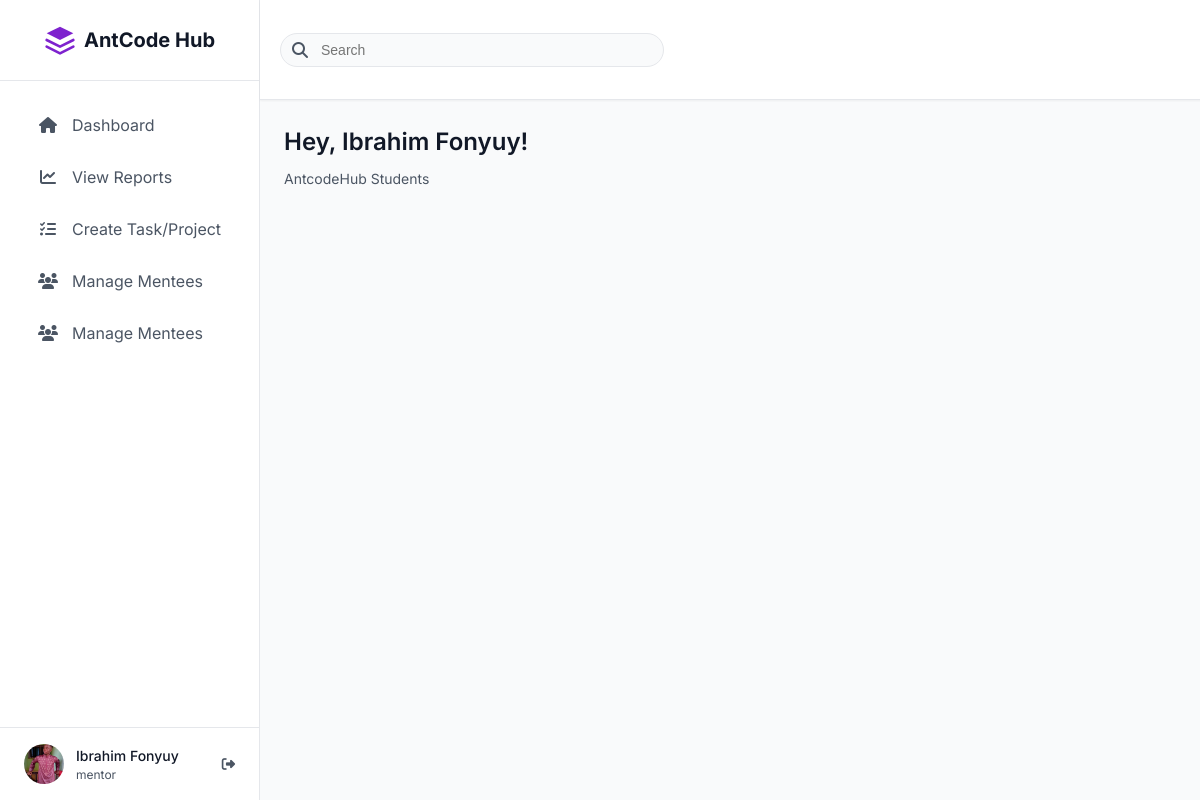
Page /AntCode/classmates/ (signed in) on the committed database.
### base/models.py (models this page shows, shortened)
class User(AbstractUser):
    class UserType(models.TextChoices):
        STUDENT = "student", _("Student")
        MENTOR = "mentor", _("Mentor")
    user_type = models.CharField(
        max_length=10,
        choices=UserType.choices,
        default=UserType.STUDENT,
        verbose_name=_("User Type"),
    )
    phone = models.CharField(
        max_length=20, blank=True, default="670000000", verbose_name=_("Phone Number")
    )
    bio = models.TextField(max_length=1000, blank=True, verbose_name=_("Biography"))
    skills = models.CharField(max_length=500, blank=True, verbose_name=_("Skills"))
    profile_picture = models.ImageField(
        upload_to="user/profile_pictures/",
        blank=True,
        null=True,
        verbose_name=_("Profile Picture"),
    )
    class Meta:
        verbose_name = _("User")
        verbose_name_plural = _("Users")
        indexes = [
            models.Index(fields=["user_type"]),
            models.Index(fields=["last_name", "first_name"]),
        ]

### base/views.py (the view)
# urls.py: path("classmates/", all_users, name="classmates"),
@login_required
def all_users(request):
    classmates = StudentProfile.objects.exclude(user=request.user).select_related('user', 'option')
    return render(request, "classmates.html", {"classmates": classmates})

### templates/classmates.html (shortened to what this page needs)
<!DOCTYPE html>
<html lang="en">
<head>
    <link rel="stylesheet" href="https://cdnjs.cloudflare.com/ajax/libs/font-awesome/6.4.0/css/all.min.css">
</head>
<body class="light-mode">
    <div class="app-container">
        <div class="sidebar" id="sidebar">
            {% include 'navbar.html' %}
        </div>
        <div class="main-content">
            {% include 'header.html' %}
            <div class="content">
                <h1 class="page-title">Hey, {{request.user.first_name}} {{request.user.last_name}}!</h1>
                <p class="page-subtitle">AntcodeHub Students</p>
            </div>
        </div>
    </div>
</body>
</html>

### templates/navbar.html (shortened to what this page needs)
{% if request.user.user_type == 'student' %}
    <div class="sidebar-header" >
        <div class="logo">
            <svg class="logo-icon" viewBox="0 0 24 24" fill="none" xmlns="http://www.w3.org/2000/svg">
                <path d="M12 2L2 7L12 12L22 7L12 2Z" fill="#7e22ce" />
                <path d="M2 17L12 22L22 17" stroke="#7e22ce" stroke-width="2" stroke-linecap="round"
                    stroke-linejoin="round" />
                <path d="M2 12L12 17L22 12" stroke="#7e22ce" stroke-width="2" stroke-linecap="round"
                    stroke-linejoin="round" />
            </svg>
            <span class="logo-text">AntCode Hub</span>
        </div>
    </div>
    <div class="sidebar-content">
        <nav>
            <a href="{% url 'home' %}" {% if request.path == '/AntCode/home/' %} class="sidebar-link active" {%else%}
                class="sidebar-link" {% endif %}>
                <i class="fas fa-home sidebar-icon"></i>
                <span>Dashboard</span>
            </a>
            <a href="{% url 'courses' %}" {% if request.path == '/AntCode/courses/' %} class="sidebar-link active" {%else%}
                class="sidebar-link" {% endif %}>
                <i class="fas fa-home sidebar-icon"></i>
                <span>Courses</span>
            </a>
            <a href="" {% if request.path == '/AntCode/projects/' %} class="sidebar-link active" {%else%}
                class="sidebar-link" {% endif %}>
                <i class="fas fa-code sidebar-icon"></i>
                <span>Projects</span>
            </a>
            <a href="{% url 'reports' %}" {% if request.path == '/AntCode/daily-reports/' %} class="sidebar-link active"
                {%else%} class="sidebar-link" {% endif %}>
                <i class="fas fa-file-alt sidebar-icon"></i>
                <span>Daily Reports</span>
            </a>
            <a href="{% url 'classmates' %}" {% if request.path == '/AntCode/classmates/' %} class="sidebar-link active"
                {%else%} class="sidebar-link" {% endif %}>
                <i class="fas fa-users sidebar-icon"></i>
                <span>Classmates</span>
            </a>
            <a href="{% url 'profile' %}" {% if request.path == '/AntCode/profile/' %} class="sidebar-link active"
                {%else%} class="sidebar-link" {% endif %}>
                <i class="fas fa-user sidebar-icon"></i>
                <span>Profile</span>
            </a>
        </nav>
    </div>
    <div class="sidebar-footer">
        <div class="user-info">
            {% if request.user.profile_picture %}
            <div class="avatar"
                style="background-image: url('{{request.user.profile_picture.url}}'); background-position:center; background-size: cover;">
            </div>
            {% else %}
            <div class="avatar">{{request.user.name_abb}}</div>
            {% endif %}
            <div class="user-details">
                <div class="user-name">{{request.user.first_name}} {{request.user.last_name}}</div>
                <div class="user-role">{{request.user.user_type}}</div>
            </div>
            <button class="logout-button" onclick="window.location.href='{% url 'logout' %}'">
                <i class="fas fa-sign-out-alt"></i>
            </button>
        </div>
    </div>
{% else %}
    <div class="sidebar-header">
        <div class="logo">
            <span class="logo-text">AntCode Hub</span>
        </div>
    </div>
    <div class="sidebar-content">
        <a href="{% url 'mentor_dashboard' %}"
            class="sidebar-link {% if request.resolver_match.url_name == 'mentor_dashboard' %}active{% endif %}">
            <span class="sidebar-icon"><i class="fas fa-home"></i></span>
            Dashboard
        </a>
        <a href="{% url 'home' %}"
            class="sidebar-link {% if request.resolver_match.url_name == 'home' %}active{% endif %}">
            <span class="sidebar-icon"><i class="fas fa-chart-line"></i></span>
            View Reports
        </a>
        <a href="{% url 'create_task' %}"
            class="sidebar-link {% if request.resolver_match.url_name == 'create_task' %}active{% endif %}">
            <span class="sidebar-icon"><i class="fas fa-tasks"></i></span>
            Create Task/Project
        </a>
        <a href="{% url 'home' %}"
            class="sidebar-link {% if request.resolver_match.url_name == 'home' %}active{% endif %}">
            <span class="sidebar-icon"><i class="fas fa-users"></i></span>
            Manage Mentees
        </a>
        <a href="{% url 'create_project' %}"
            class="sidebar-link {% if request.resolver_match.url_name == 'create_project' %}active{% endif %}">
            <span class="sidebar-icon"><i class="fas fa-users"></i></span>
            Manage Mentees
        </a>
    </div>
    <div class="sidebar-footer">
        <div class="user-info">
            {% if request.user.profile_picture %}
            <div class="avatar"
                style="background-image: url('{{request.user.profile_picture.url}}'); background-position:center; background-size: cover;">
            </div>
            {% else %}
            <div class="avatar">{{request.user.name_abb}}</div>
            {% endif %}
            <div class="user-details">
                <div class="user-name">{{request.user.first_name}} {{request.user.last_name}}</div>
                <div class="user-role">{{request.user.user_type}}</div>
            </div>
            <button class="logout-button" onclick="window.location.href='{% url 'logout' %}'">
                <i class="fas fa-sign-out-alt"></i>
            </button>
        </div>
    </div>
{%endif%}

### templates/classmates.html (style rules this page uses)
* { margin: 0; padding: 0; box-sizing: border-box; }
:root { --primary: #7e22ce; --primary-light: #9333ea; --primary-dark: #6b21a8; --dark: #111827; --dark-light: #1f2937; --dark-darker: #030712; --light: #f9fafb; --gray-100: #f3f4f6; --gray-200: #e5e7eb; --gray-300: #d1d5db; --gray-400: #9ca3af; --gray-500: #6b7280; --gray-600: #4b5563; --gray-700: #374151; --gray-800: #1f2937; --gray-900: #111827; --green-100: #dcfce7; --green-500: #22c55e; --green-600: #16a34a; --red-100: #fee2e2; --red-500: #ef4444; --yellow-100: #fef3c7; --yellow-500: #eab308; --blue-100: #dbeafe; --blue-500: #3b82f6; --orange-100: #ffedd5; --orange-500: #f97316; --shadow-sm: 0 1px 2px 0 rgba(0, 0, 0, 0.05); --shadow: 0 1px 3px 0 rgba(0, 0, 0, 0.1), 0 1px 2px 0 rgba(0, 0, 0, 0.06); --shadow-md: 0 4px 6px -1px rgba(0, 0, 0, 0.1), 0 2px 4px -1px rgba(0, 0, 0, 0.06); --shadow-lg: 0 10px 15px -3px rgba(0, 0, 0, 0.1), 0 4px 6px -2px rgba(0, 0, 0, 0.05); --radius-sm: 0.125rem; --radius: 0.25rem; --radius-md: 0.375rem; --radius-lg: 0.5rem; --radius-xl: 0.75rem; --radius-2xl: 1rem; --radius-3xl: 1.5rem; --radius-full: 9999px; }
.light-mode { --bg-primary: var(--light); --bg-secondary: #ffffff; --text-primary: var(--gray-900); --text-secondary: var(--gray-600); --border-color: var(--gray-200); }
body { font-family: 'Inter', sans-serif; font-size: 16px; line-height: 1.5; transition: background-color 0.3s, color 0.3s; background-color: var(--bg-primary); color: var(--text-primary); scroll-behavior: smooth; }
a { text-decoration: none; color: inherit; }
button { cursor: pointer; font-family: inherit; }
.app-container { display: flex; height: 100vh; overflow: hidden; }
.sidebar { width: 260px; background-color: var(--bg-secondary); border-right: 1px solid var(--border-color); display: flex; flex-direction: column; transition: transform 0.3s ease; }
.sidebar-header { padding: 1.5rem; display: flex; align-items: center; justify-content: center; border-bottom: 1px solid var(--border-color); }
.logo { display: flex; align-items: center; }
.logo-icon { width: 32px; height: 32px; }
.logo-text { margin-left: 0.5rem; font-size: 1.25rem; font-weight: 700; }
.sidebar-content { flex: 1; overflow-y: auto; padding: 1rem 0; }
.sidebar-link { display: flex; align-items: center; padding: 0.75rem 1.5rem; color: var(--text-secondary); transition: all 0.2s ease; margin: 0.25rem 0.75rem; border-radius: var(--radius-md); }
.sidebar-icon { width: 1.5rem; text-align: center; margin-right: 0.75rem; }
.sidebar-footer { padding: 1rem 1.5rem; border-top: 1px solid var(--border-color); }
.user-info { display: flex; align-items: center; }
.avatar { width: 2.5rem; height: 2.5rem; border-radius: 50%; background-color: var(--primary-light); color: white; display: flex; align-items: center; justify-content: center; font-weight: 600; }
.user-details { margin-left: 0.75rem; flex: 1; }
.user-name { font-weight: 500; font-size: 0.875rem; }
.user-role { font-size: 0.75rem; color: var(--text-secondary); }
.logout-button { background: none; border: none; color: var(--text-secondary); transition: color 0.2s; }
.main-content { flex: 1; overflow-y: auto; display: flex; flex-direction: column; }
.content { flex: 1; padding: 1.5rem; margin-top: 100px; }
.page-title { font-size: 1.5rem; font-weight: 600; margin-bottom: 0.5rem; }
.page-subtitle { font-size: 0.875rem; color: var(--text-secondary); margin-bottom: 1.5rem; }

### rows in the picture
User: user.profile_picture (picture), user.first_name "Ibrahim", user.last_name "Fonyuy", user.user_type "mentor"
